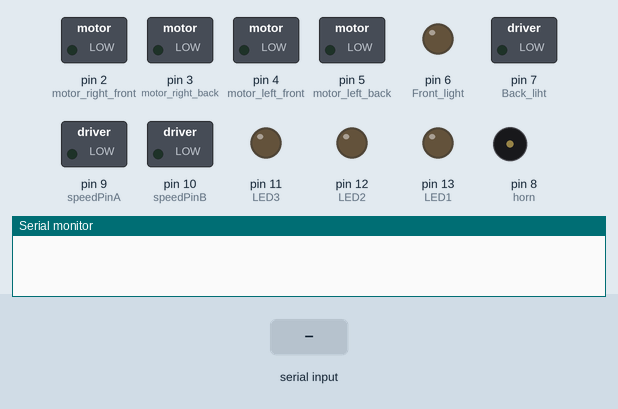
This sketch was run on a simulated Arduino Uno, built with avr-gcc and run on an emulated ATmega328P. Shown: switched loads named in the sketch (green lamp = pin HIGH), output pins drawn as LEDs (lit = HIGH), buzzer (waves = sounding, pin HIGH), the last lines printed to the serial monitor. Inputs (shaded band) come from the test bench.

Above: at 1.2 s.
1.3 s: byte 70 ('F') received over Serial
At 1.8 s:
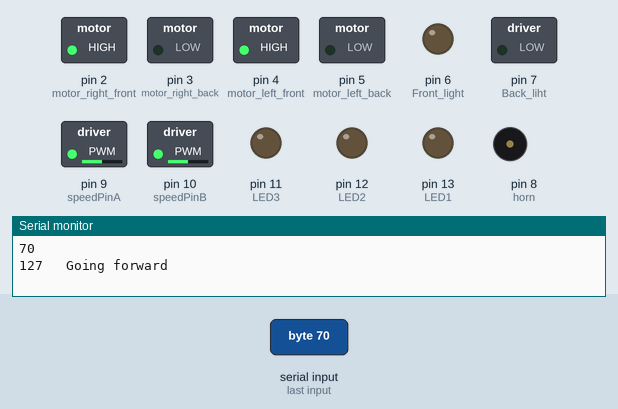
2.8 s: byte 76 ('L') received over Serial
At 4.0 s:
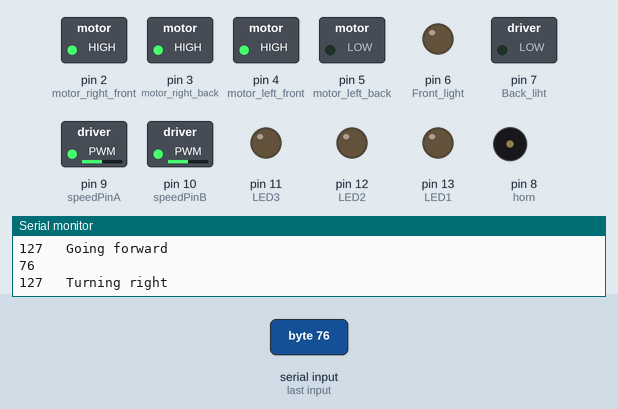
4.3 s: byte 82 ('R') received over Serial
At 5.3 s:
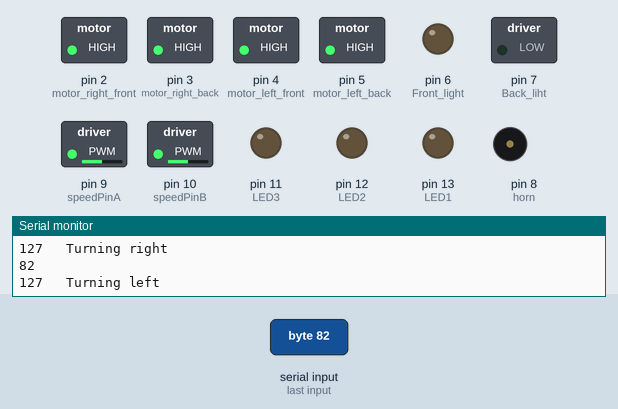
5.8 s: byte 83 ('S') received over Serial
At 6.5 s:
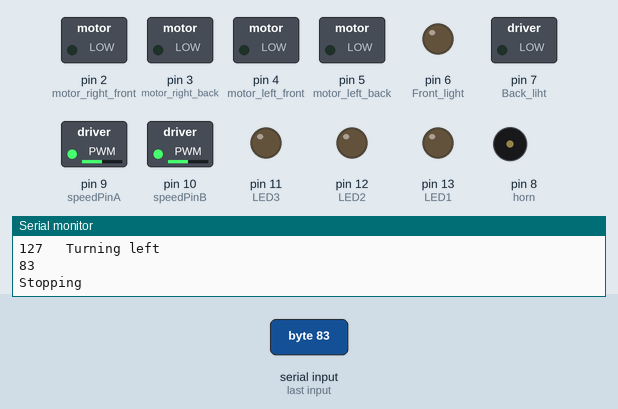
7.3 s: byte 66 ('B') received over Serial
At 7.6 s:
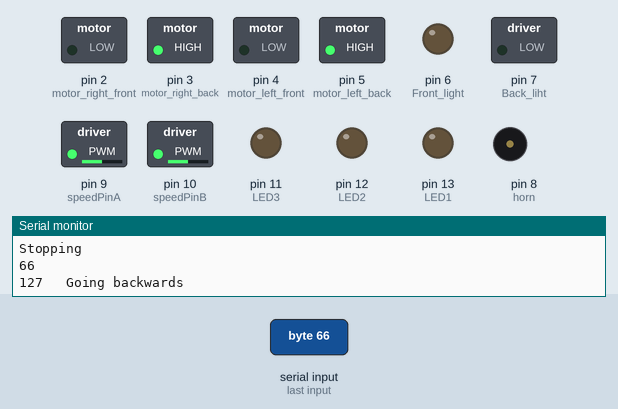
8.8 s: byte 87 ('W') received over Serial
At 9.9 s:
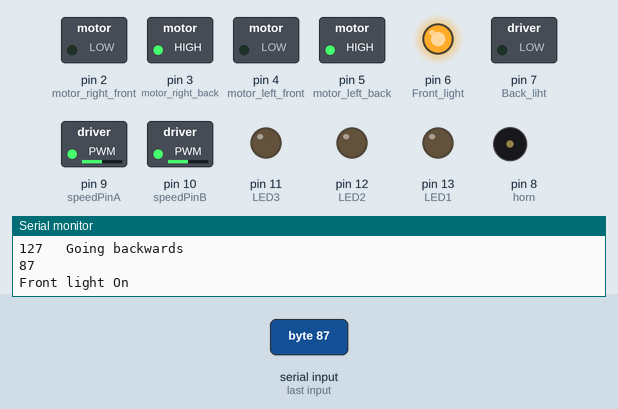
Timing chart, 0 to 11.3 s (numbered marks = the images above; inputs shaded):
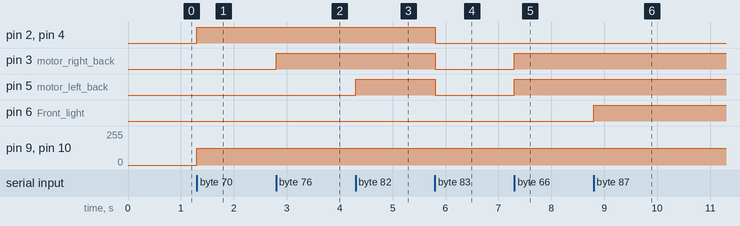

The sketch:

bluetooth_car.ino
```cpp
int const motor_right_front = 2 ;
int const  motor_right_back= 3 ;   //define arduino pin
int const motor_left_front = 4 ;
int const motor_left_back = 5 ;
int const Front_light = 6;
int const Back_liht = 7;
int const horn = 8;
int LED1 = 13;
int LED2 = 12;
int LED3 = 11;
int speedPinA = 9; // Needs to be a PWM pin to be able to control motor speed
int speedPinB = 10; // Needs to be a PWM pin to be able to control motor speed
String message;
int PWM = 127;

//#define trigPin 10  //Ultrasonic Sensor
//#define echoPin 9   //Ultrasonic Sensor

void setup() {
  pinMode(motor_right_front, OUTPUT);
  pinMode(motor_right_back, OUTPUT);
  pinMode(motor_left_front, OUTPUT);
  pinMode(motor_left_back, OUTPUT);
  pinMode(Front_light, OUTPUT);
  pinMode(Back_liht, OUTPUT);
  pinMode(horn, OUTPUT);
  pinMode(LED1, OUTPUT);
  pinMode(LED2, OUTPUT);
  pinMode(LED3, OUTPUT);
  pinMode(speedPinA,OUTPUT);
  pinMode(speedPinB,OUTPUT);
//  pinMode(trigPin, OUTPUT);
//  pinMode(echoPin, INPUT);

  //initial set up straight forward, no speed
   digitalWrite(motor_right_front, LOW);
   digitalWrite(motor_right_back, LOW);
   digitalWrite(motor_left_front, LOW);
   digitalWrite(motor_left_back, LOW);
   digitalWrite(Front_light, LOW);
   digitalWrite(Back_liht, LOW);
   digitalWrite(horn, LOW);
   digitalWrite(LED1, LOW);
   digitalWrite(LED2, LOW);
   digitalWrite(LED3, LOW);

  Serial.begin(9600);
}

void loop() {
//--------------------------------------------------------------------------
//  This part is for Ultrasonic Sensor

//  long duration, distance;
//  digitalWrite(trigPin, LOW);
//  delayMicroseconds(2);
//  digitalWrite(trigPin, HIGH);
//  delayMicroseconds(10);
//  digitalWrite(trigPin, LOW);
//  duration = pulseIn(echoPin, HIGH);
//  distance = (duration/2) / 29.1;
//  if (distance < 50) {  //you are free to change this
//  digitalWrite(Front_light,HIGH); //distance is less than 50 so white LED turns on
//}
//  else {
//  digitalWrite(Front_light,LOW); //distance is more than 100 so green LED turns on
//
//  }
//  if (distance >= 400 || distance <= 0){    //range is 400 cm for HC-SR04 sensor
//    Serial.println("Out of range");
//  }
//  else {
//    Serial.print(distance);
//    Serial.println(" cm"); //in centimeters
//  }
//  delay(1000);
//-----------------------------------------------------------------------------


  // see if there's incoming serial data:

  if (Serial.available() > 0) {
    // read the oldest byte in the serial buffer:
    int incomingByte = Serial.read();
    Serial.println(incomingByte);

    // action depending on the instruction
    // as well as sending a confirmation back to the app
    switch (incomingByte) {
      case '1': PWM = 25; break;    //motor speed, min is 0, max is 255.
      case '2': PWM = 50; break;
      case '3': PWM = 75; break;
      case '4': PWM = 100; break;
      case '5': PWM = 125; break;
      case '6': PWM = 150; break;
      case '7': PWM = 175; break;
      case '8': PWM = 200; break;
      case '9': PWM = 225; break;
      case 'q': PWM = 255; break;

      case 'F':
        analogWrite(speedPinA, PWM);
        analogWrite(speedPinB, PWM);
        digitalWrite (motor_right_front,HIGH);
        digitalWrite (motor_left_front,HIGH);
        Serial.print(PWM);
        Serial.print("   ");
        Serial.println("Going forward");
        break;
      case 'L':
        analogWrite(speedPinA, PWM);
        analogWrite(speedPinB, PWM);
        digitalWrite (motor_right_back,HIGH);
        digitalWrite (motor_left_front,HIGH);
        Serial.print(PWM);
        Serial.print("   ");
        Serial.println("Turning right");
        break;
      case 'R':
        analogWrite(speedPinA, PWM);
        analogWrite(speedPinB, PWM);
        digitalWrite (motor_right_front,HIGH);
        digitalWrite (motor_left_back,HIGH);
        Serial.print(PWM);
        Serial.print("   ");
        Serial.println("Turning left");
        break;
      case 'B':
        analogWrite(speedPinA, PWM);
        analogWrite(speedPinB, PWM);
        digitalWrite (motor_right_back,HIGH);
        digitalWrite (motor_left_back,HIGH);
        Serial.print(PWM);
        Serial.print("   ");
        Serial.println("Going backwards");
        break;

      case 'S':
       digitalWrite (motor_right_front,LOW);
       digitalWrite (motor_right_back,LOW);
       digitalWrite (motor_left_front,LOW);
       digitalWrite (motor_left_back,LOW);
        Serial.println("Stopping");
        break;

      case 'W':
        digitalWrite (Front_light,HIGH);
        Serial.println("Front light On");
        break;

      case 'w':
        digitalWrite (Front_light,LOW);
        Serial.println("Front light Off");
        break;

      case 'U':
        digitalWrite (Back_liht,HIGH);
        Serial.println("Back_liht On");
        break;

      case 'u':
        digitalWrite (Back_liht,LOW);
        Serial.println("Back_liht Off");
        break;

     case 'V':
        digitalWrite (horn,HIGH);
        Serial.println("horn On");
        break;

      case 'v':
        digitalWrite (horn,LOW);
        Serial.println("horn Off");
        break;


      case 'X':
        digitalWrite(LED1, HIGH);    // turn on LED1
        delay(10000);                // wait for 200ms
        digitalWrite(LED1, LOW);     // turn off LED1
        delay(300);                  // wait for 300ms
        digitalWrite(LED2, HIGH);    // turn on LED2
        delay(500);                  // wait for 200ms
        digitalWrite(LED2, LOW);     // turn off LED2
        delay(300);                  // wait for 300ms
        digitalWrite(LED1, HIGH);    // turn on LED1
        delay(500);                  // wait for 200ms
        digitalWrite(LED1, LOW);     // turn off LED1
        delay(300);                  // wait for 300ms
        digitalWrite(LED3, HIGH);    // turn on LED3
        delay(500);                  // wait for 200ms
        digitalWrite(LED3, LOW);     // turn off LED3
        delay(900);                  // wait for 300ms
        digitalWrite(LED1, HIGH);    // turn on LED1
        delay(300);                  // wait for 200ms
        digitalWrite(LED3, HIGH);    // turn on LED3
        delay(500);                  // wait for 200ms
        digitalWrite(LED2, HIGH);    // turn on LED2
        delay(15000);                // wait for 200ms
        digitalWrite(LED1, LOW);    // turn on LED1
        delay(30);                  // wait for 200ms
        digitalWrite(LED2, LOW);    // turn on LED2
        delay(30);                  // wait for 200ms
        digitalWrite(LED3, LOW);    // turn on LED3
        delay(300);                  // wait for 300ms before running case 'X' again


      case 'x':
        digitalWrite (LED1,LOW);
        digitalWrite (LED2,LOW);
        digitalWrite (LED3,LOW);
        Serial.println("Extra Off");
        break;

      default:
        // if nothing matches, do nothing
        break;
    }
  }
}
```

Measured:
- after the input at 1.3 s, pin 2 (motor_right_front), pin 4 (motor_left_front): LOW → HIGH at once; pin 9 (speedPinA), pin 10 (speedPinB): 0/255 → 127/255 at once
- after the input at 2.8 s, pin 3 (motor_right_back): LOW → HIGH at once
- after the input at 4.3 s, pin 5 (motor_left_back): LOW → HIGH at once
- after the input at 5.8 s, pin 2 (motor_right_front), pin 3 (motor_right_back), pin 4 (motor_left_front), pin 5 (motor_left_back): HIGH → LOW at once
- after the input at 7.3 s, pin 3 (motor_right_back), pin 5 (motor_left_back): LOW → HIGH at once
- after the input at 8.8 s, pin 6 (Front_light): LOW → HIGH at once
